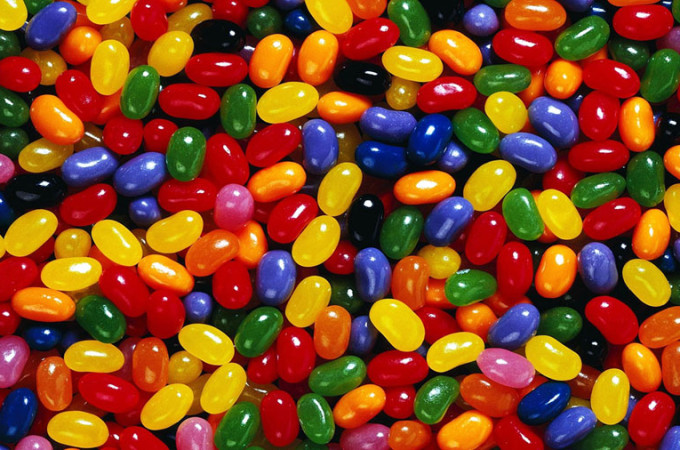
#> input picture 5.1/jelly_beans.jpg, 680 x 450 px, found by its file name
$ python jellybeans.py
#> lines starting #> are read from the running program, lines starting #| are printed output that depends on the picture
import time

t0 = time.time()

from PIL import Image

t1 = time.time()

def colour(r, g, b):
    if r > 150 and g > 150 and b < 150:
        return "yellow"   # high red and green, low blue
    elif r > 160 and g > 0 and b > 1:
        return "red"      # high red, some green and blue
    elif r > 15 and g > 90 and b > 15:
        return "green"    # some green, some red and blue
    elif r > 45 and g > 55 and b > 180:
        return "blue"     # high blue, some red and green
    elif r > 210 and g > 110 and b > 10:
        return "orange"   # very high red, high green, low blue
    else:
        return "other"    # doesnt match any specific colour criteria

# Load the image file
file = Image.open("5.1/jelly_beans.jpg")
#> file is the input picture: PIL image 680x450 RGB; mean R, G, B 133.4, 70.9, 31.9
# Create a pixel access object for faster pixel manipulation
jb_image = file.load()

# Print the RGB values and colour category of the first pixel (top-left corner)
print(jb_image[0,0])
#| (223, 190, 1)
print(colour(jb_image[0,0][0], jb_image[0,0][1], jb_image[0,0][2]))
#| yellow

# create a list to store the pixels of the specific colour
yellow_pixels = []
red_pixels = []
green_pixels = []
blue_pixels = []
orange_pixels = []
other_pixels = []  # for pixels that dont match any specific colour category

t2 = time.time()

# get image dimensions
width = file.width
#> width = 680
height = file.height
#> height = 450

# iterate through every pixel in the image (go through all the pixels in the image)
for x in range(width):
    for y in range(height):
        pixel_r = jb_image[x,y][0]
        pixel_g = jb_image[x,y][1]
        pixel_b = jb_image[x,y][2]

        # determine what colour category this pixel belongs to
        color_type = colour(pixel_r, pixel_g, pixel_b)

        # Process pixel based on its colour category
        if color_type == "yellow":
            yellow_pixels.append(jb_image[x,y])      # store original pixel
            file.putpixel((x,y), (255, 255, 255))   # replace with white (vice versa for the rest of the colours)

        elif color_type == "red":
            red_pixels.append(jb_image[x,y])
            file.putpixel((x,y), (255, 255, 255))

        elif color_type == "green":
            green_pixels.append(jb_image[x,y])
            file.putpixel((x,y), (255, 255, 255))

        elif color_type == "blue":
            blue_pixels.append(jb_image[x,y])
            file.putpixel((x,y), (255, 255, 255))

        elif color_type == "orange":
            orange_pixels.append(jb_image[x,y])
            file.putpixel((x,y), (255, 255, 255))

        else:
            other_pixels.append(jb_image[x,y])
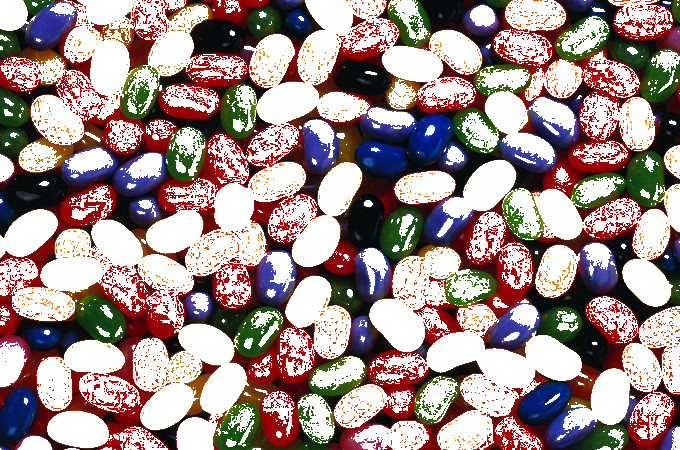
#> file: PIL image 680x450 RGB; mean R, G, B 165.8, 142.8, 141
#> after the loop, blue_pixels = 4062 items, first 6: (60, 71, 186), (79, 90, 208), (60, 70, 181), (67, 71, 181), (66, 69, 182), (62, 68, 182); green_pixels = 19010 items, first 6: (45, 94, 47), (92, 142, 113), (90, 139, 117), (57, 106, 74), (44, 93, 46), (69, 123, 74); orange_pixels = []; other_pixels = 152812 items; red_pixels = 78472 items; yellow_pixels = 51644 items

t3 = time.time()

# calculate pixel counts for each colour
num_yellow = len(yellow_pixels)
#> num_yellow = 51644
num_red = len(red_pixels)
#> num_red = 78472
num_green = len(green_pixels)
#> num_green = 19010
num_blue = len(blue_pixels)
#> num_blue = 4062
num_orange = len(orange_pixels)
#> num_orange = 0
num_other = len(other_pixels)
#> num_other = 152812
total_pixels = width * height
#> total_pixels = 306000

file.save("output.png", "png")

# calculate the ratio of each colour to total pixels
yellow_ratio = num_yellow / total_pixels
#> yellow_ratio = 0.169
red_ratio = num_red / total_pixels
#> red_ratio = 0.256
green_ratio = num_green / total_pixels
#> green_ratio = 0.0621
blue_ratio = num_blue / total_pixels
#> blue_ratio = 0.0133
orange_ratio = num_orange / total_pixels
#> orange_ratio = 0
other_ratio = num_other / total_pixels
#> other_ratio = 0.499

# print results
print(f"Yellow pixels: {len(yellow_pixels)}")
#| Yellow pixels: 51644
print(f"Red pixels: {len(red_pixels)}")
#| Red pixels: 78472
print(f"Green pixels: {len(green_pixels)}")
#| Green pixels: 19010
print(f"Blue pixels: {len(blue_pixels)}")
#| Blue pixels: 4062
print(f"Orange pixels: {len(orange_pixels)}")
#| Orange pixels: 0
print(f"Other pixels: {len(other_pixels)}")
#| Other pixels: 152812
print(f"Total pixels: {width * height}")
#| Total pixels: 306000

module_load = t1-t0
image_open_load = t2-t1
loop = t3-t2
entire = t3-t0
timings = "It took {:.2f}s to import PIL, {:.2f}s to load the image, and {:.2f}s to do the loop. All in all it took {:.2f}s.".format(module_load, image_open_load, loop, entire)
print(timings)
